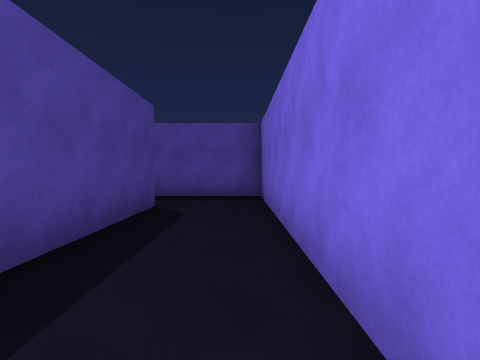
View 1 (above)

19 first-person views from a walk through a scene from a Unity 3-D project. The camera is 1.3 m above the floor, tilts 2° down and sees 75° across. The floor is counted in squares, 2 m on a side. Each view is taken from the middle of a square. On the plan, view 1 faces up. The plan holds only what a view shows up to about 10 squares ahead; the rest is blank. The place goes on beyond the plan. The player character is not drawn.

View 2
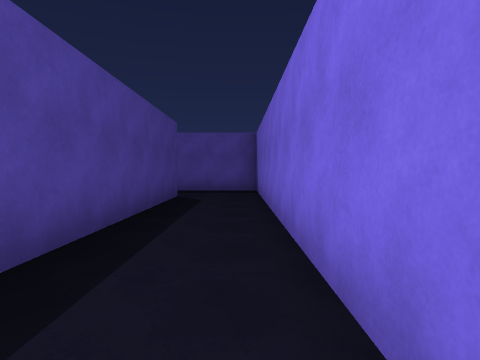

View 3
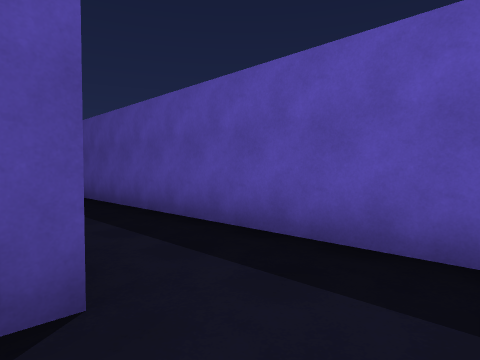

View 4
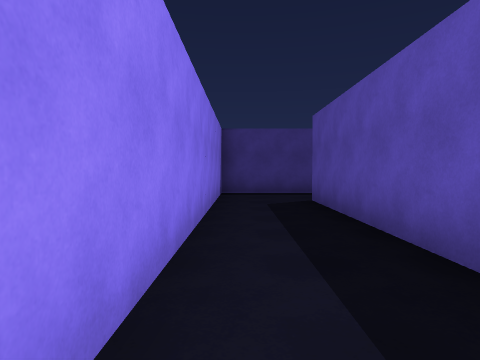

View 5
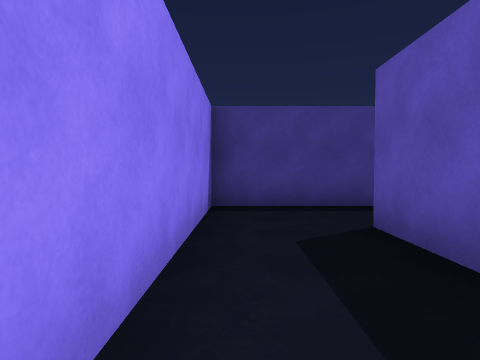

View 6
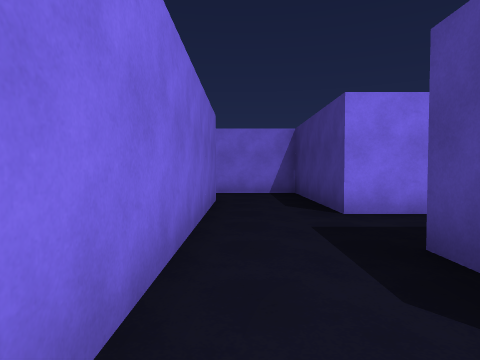

View 7
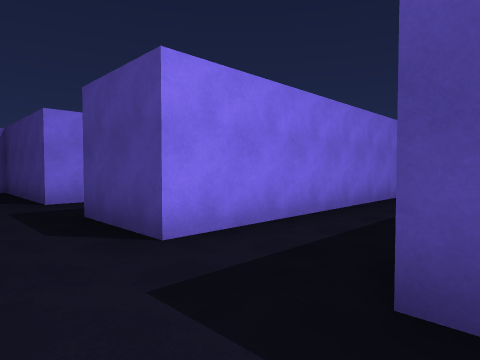

View 8
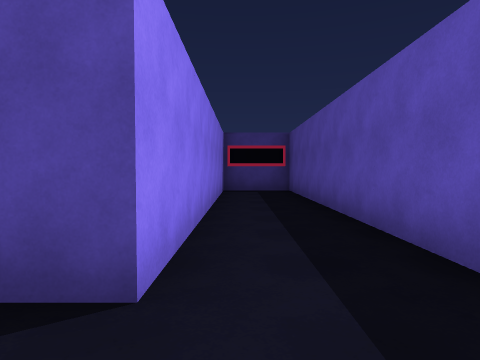

View 9
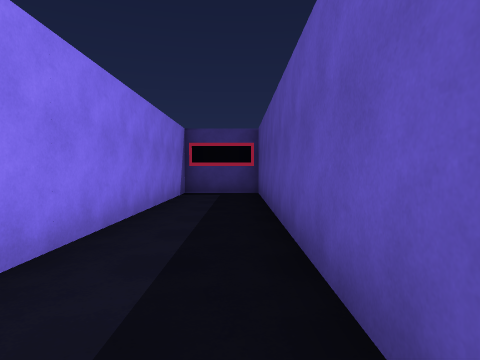

View 10
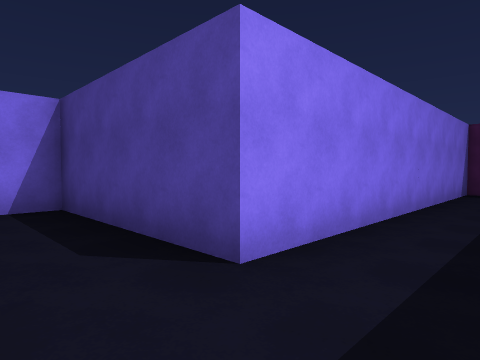

View 11
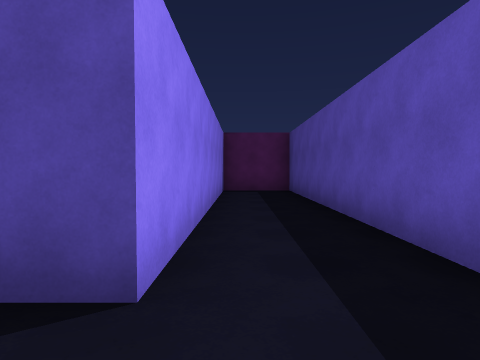

View 12
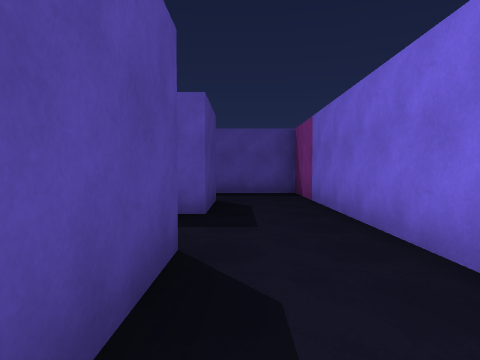

View 13
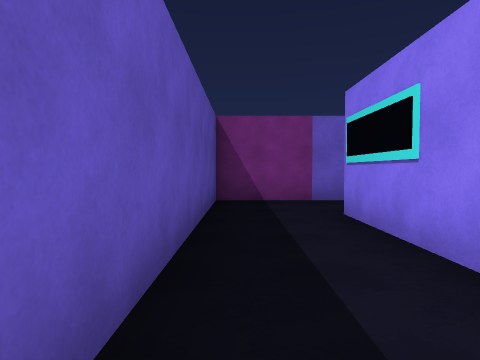

View 14
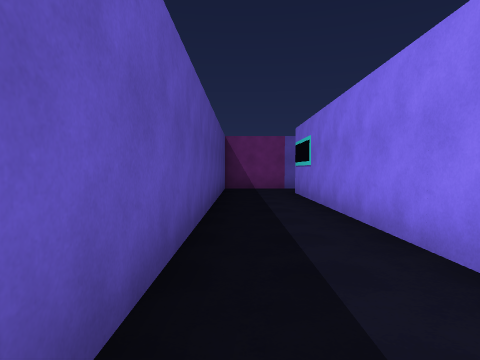

View 15
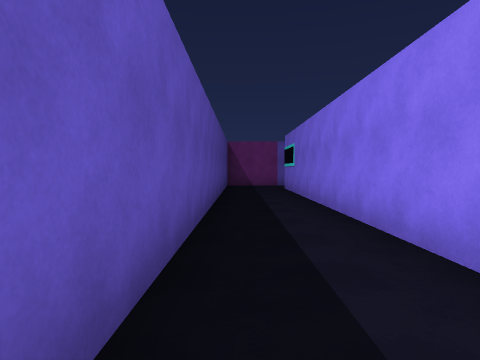

View 16
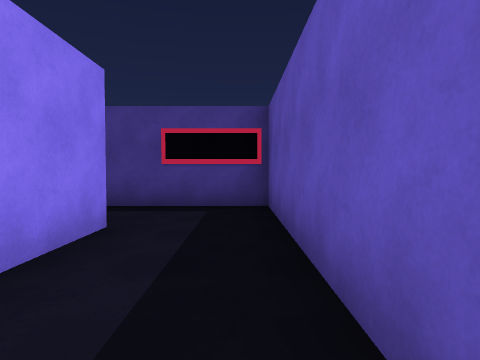

View 17
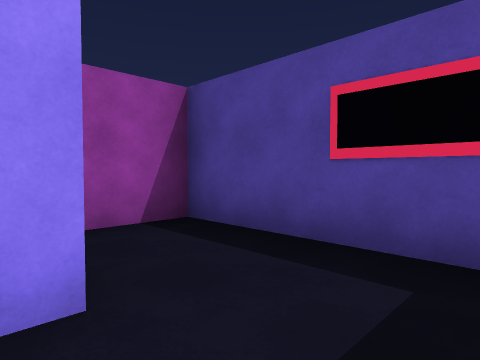

View 18
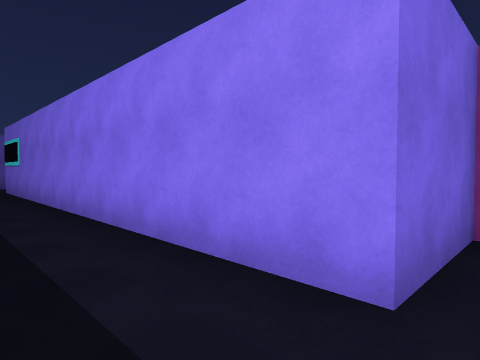

View 19
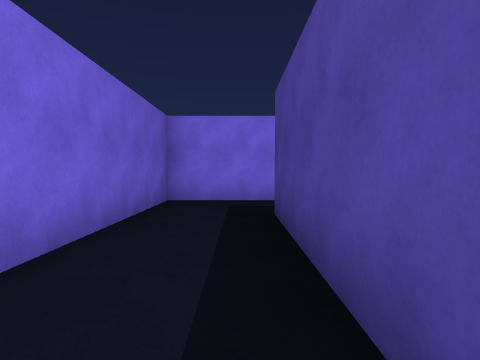

### Floor plan
Points are (right, up) in squares from view 1. A wall is a line through its corners. A room is listed if a view was taken in it or the views show most of it. See-through windows are left out.
Room 1 (views 1, 2, 3, 4, 5, 19)
walls: (-9.5, 9.5) (-9.5, 5.5) (-1.5, 5.5) (-1.5, -0.5); (-1.8, -2.5) (0.5, -2.5) (0.5, 7.5) (-7.5, 7.5) (-7.5, 9.5)
ways out: opening at (-8.5, 8.5) to room 3; opening at (-2.5, -1.5)
Room 2 (views 6, 7, 8, 9)
walls: (-9.5, 17.5) (-9.5, 15.5) (-17.5, 15.5) (-17.5, 13.5) (-9.5, 13.5); (-7.5, 13.5) (-7.5, 17.5)
ways out: opening at (-8.5, 12.5) to room 3; opening at (-8.5, 16.5) to room 4
Room 3 (views 10, 11, 12)
walls: (-9.9, 11.5) (-17.5, 11.5) (-17.5, 9.5) (-9.5, 9.5); (-9.5, 13.5) (-9.5, 11.5); (-7.5, 9.5) (-7.5, 13.5)
ways out: opening at (-8.5, 8.5) to room 1; opening at (-8.5, 12.5) to room 2
Room 4 (views 13, 14, 15, 16, 17, 18)
walls: (-7.5, 17.5) (-7.5, 19.5) (-21.5, 19.5) (-21.5, 15.5) (-19.5, 15.5) (-19.5, 17.5) (-9.5, 17.5)
ways out: opening at (-8.5, 16.5) to room 2

Where each view was taken, in squares from view 1:
view 1: 0 up, 0 right, facing up
view 2: 2 down, 0 right, facing up
view 3: 5 up, 0 right, facing up-left
view 4: 6 up, 1 left, facing left
view 5: 6 up, 4 left, facing left
view 6: 14 up, 8 left, facing down
view 7: 16 up, 8 left, facing down-left
view 8: 14 up, 8 left, facing left
view 9: 15 up, 9 left, facing left
view 10: 11 up, 8 left, facing down-left
view 11: 10 up, 8 left, facing left
view 12: 11 up, 9 left, facing up
view 13: 19 up, 14 left, facing right
view 14: 19 up, 18 left, facing right
view 15: 19 up, 20 left, facing right
view 16: 19 up, 16 left, facing left
view 17: 19 up, 19 left, facing down-left
view 18: 19 up, 20 left, facing down-right
view 19: 4 up, 1 left, facing down
